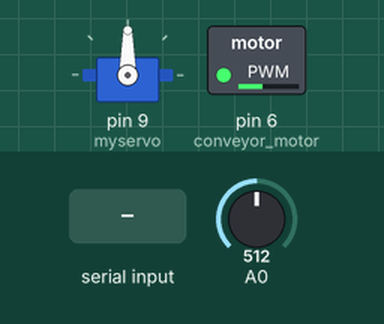
Simulated run of this sketch. Board: Arduino Uno, built with avr-gcc and run on an emulated ATmega328P. Parts: servo, switched loads named in the sketch (green lamp = pin HIGH). Inputs (shaded band) come from the test bench; at power-on: A0 = 512. What the sketch prints to the serial monitor is not drawn.

Above: at 1.2 s.
1.3 s: A0 set to 492
At 2.4 s:
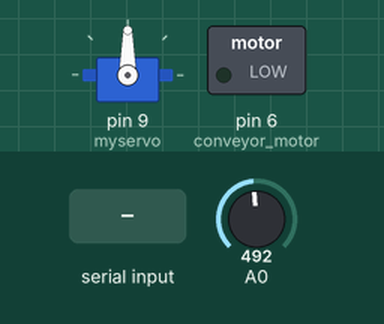
4.3 s: "a" received over Serial
At 7.4 s:
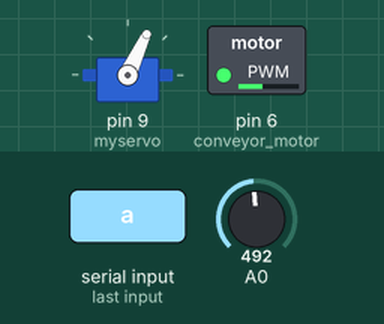
Timing chart, 0 to 13.3 s (numbered marks = the images above; inputs shaded):
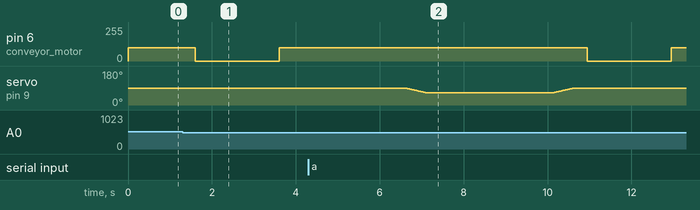

Measured:
- the behaviour switches between 500 and 499 on A0 (found by bisection; images 0 and 1)
- after the input at 1.3 s, pin 6 (conveyor_motor): 100/255 → 0/255 after 0.30 s, → 100/255 2.0 s later

The sketch:

belt__1_.ino
```cpp
#include <Servo.h>
#include <SimpleTimer.h>

SimpleTimer timer;
Servo myservo;

int conveyor_motor=6;
const int SigPin = 8;
float invcmCosnt = (2*1000000)/(100*344.8);
float rawTime, cmDist;


void servo_function(byte raw_data)
{
  if (raw_data == 'a')
  {
      for (int i = 90; i >= 65; i--)
      {
        myservo.write(i);
        delay(20);
      }
      delay(3000);

      for (int i = 65; i <= 90; i++)
      {
        myservo.write(i);
        delay(20);
      }
   }

   else if (raw_data == 'b')
  {
    myservo.write(90);
  }

    else if (raw_data == 'c')
      {
        for (int i = 90; i <= 120; i++)
        {
          myservo.write(i);
           delay(20);
        }

        delay(3000);
        for (int i = 120; i >= 90; i--)
        {
          myservo.write(i);
          delay(20);
        }
      }
    else
    {
      myservo.write(90);
    }
}

void ultra_check()
{
  cmDist=analogRead(A0);

  if(cmDist<500)
 {
  delay(300);
  digitalWrite(conveyor_motor,LOW);
  Serial.print('z');
  delay(2000);
  analogWrite(conveyor_motor,100);
  delay(3000);
 }

 else
 {
  analogWrite(conveyor_motor,100);
  Serial.print('x');

 }
}

/*
void ultra_check()
{
  pinMode(SigPin, OUTPUT);
  digitalWrite(SigPin, LOW);
  delayMicroseconds(2);
  digitalWrite(SigPin, HIGH);
  delayMicroseconds(5);
  digitalWrite(SigPin, LOW);


  pinMode(SigPin, INPUT);
  rawTime = pulseIn(SigPin, HIGH); //measured in u-seconds
  cmDist = rawTime/invcmCosnt;
  //Serial.println(cmDist);

 if(cmDist<14)
 {
  delay(300);
  digitalWrite(conveyor_motor,LOW);
  Serial.print('z');
  delay(2000);
  analogWrite(conveyor_motor,100);
  delay(3000);
 }

 else
 {
  analogWrite(conveyor_motor,100);
  Serial.print('x');

 }
}

*/

void setup(){

  Serial.begin(9600);
  myservo.attach(9);
  pinMode(conveyor_motor,OUTPUT);

  analogWrite(conveyor_motor,100);

  timer.setInterval(100, ultra_check);
}


void loop(){

  timer.run();

  if(Serial.available()>0)
  {
    byte raw_data=Serial.read();
    servo_function(raw_data);
  }

}
```
